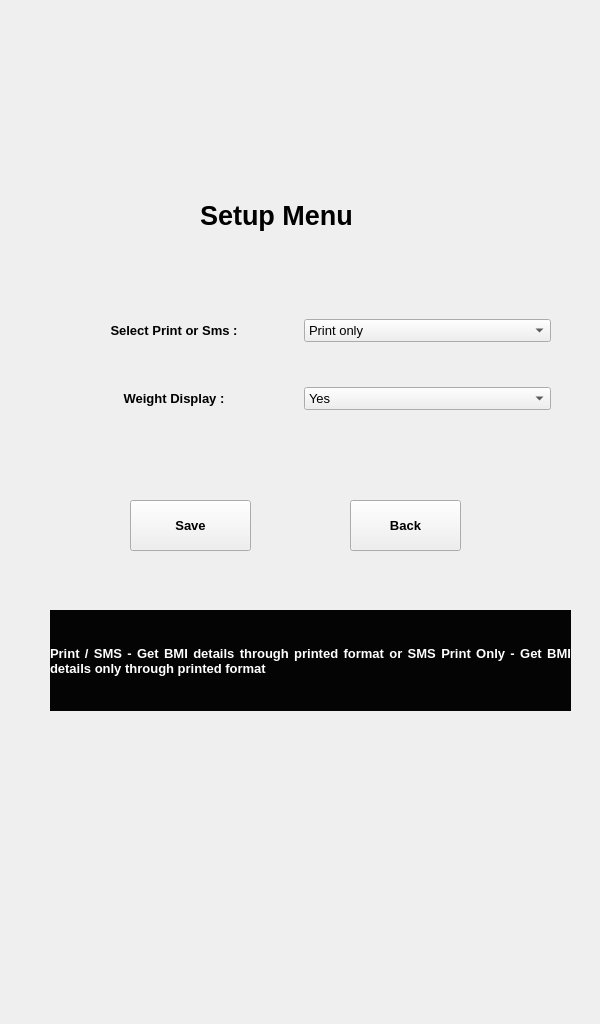
<?xml version="1.0" encoding="UTF-8"?>
<ui version="4.0">
 <class>MainWindow</class>
 <widget class="QMainWindow" name="MainWindow">
  <property name="geometry">
   <rect>
    <x>0</x>
    <y>0</y>
    <width>600</width>
    <height>1024</height>
   </rect>
  </property>
  <property name="windowTitle">
   <string>MainWindow</string>
  </property>
  <widget class="QWidget" name="centralwidget">
   <widget class="QPushButton" name="Save_bt">
    <property name="geometry">
     <rect>
      <x>130</x>
      <y>500</y>
      <width>121</width>
      <height>51</height>
     </rect>
    </property>
    <property name="font">
     <font>
      <pointsize>10</pointsize>
      <weight>75</weight>
      <bold>true</bold>
     </font>
    </property>
    <property name="text">
     <string>Save</string>
    </property>
   </widget>
   <widget class="QPushButton" name="Back_bt">
    <property name="geometry">
     <rect>
      <x>350</x>
      <y>500</y>
      <width>111</width>
      <height>51</height>
     </rect>
    </property>
    <property name="font">
     <font>
      <pointsize>10</pointsize>
      <weight>75</weight>
      <bold>true</bold>
     </font>
    </property>
    <property name="text">
     <string>Back</string>
    </property>
   </widget>
   <widget class="QLabel" name="label_4">
    <property name="geometry">
     <rect>
      <x>200</x>
      <y>180</y>
      <width>201</width>
      <height>71</height>
     </rect>
    </property>
    <property name="font">
     <font>
      <family>Nirmala UI</family>
      <pointsize>20</pointsize>
      <weight>75</weight>
      <bold>true</bold>
     </font>
    </property>
    <property name="text">
     <string>Setup Menu</string>
    </property>
   </widget>
   <widget class="QWidget" name="gridLayoutWidget">
    <property name="geometry">
     <rect>
      <x>50</x>
      <y>280</y>
      <width>501</width>
      <height>171</height>
     </rect>
    </property>
    <layout class="QGridLayout" name="gridLayout">
     <item row="0" column="0">
      <widget class="QLabel" name="label_2">
       <property name="font">
        <font>
         <pointsize>10</pointsize>
         <weight>75</weight>
         <bold>true</bold>
        </font>
       </property>
       <property name="text">
        <string>Select Print or Sms :</string>
       </property>
       <property name="alignment">
        <set>Qt::AlignCenter</set>
       </property>
       <property name="wordWrap">
        <bool>true</bool>
       </property>
      </widget>
     </item>
     <item row="0" column="1">
      <widget class="QComboBox" name="Pos_cb">
       <property name="font">
        <font>
         <pointsize>10</pointsize>
        </font>
       </property>
       <item>
        <property name="text">
         <string>Print only</string>
        </property>
       </item>
       <item>
        <property name="text">
         <string>Print / SMS</string>
        </property>
       </item>
      </widget>
     </item>
     <item row="1" column="0">
      <widget class="QLabel" name="label_3">
       <property name="font">
        <font>
         <pointsize>10</pointsize>
         <weight>75</weight>
         <bold>true</bold>
        </font>
       </property>
       <property name="text">
        <string>Weight Display :</string>
       </property>
       <property name="alignment">
        <set>Qt::AlignCenter</set>
       </property>
      </widget>
     </item>
     <item row="1" column="1">
      <widget class="QComboBox" name="Wd_cb">
       <property name="font">
        <font>
         <pointsize>10</pointsize>
        </font>
       </property>
       <item>
        <property name="text">
         <string>Yes</string>
        </property>
       </item>
       <item>
        <property name="text">
         <string>No</string>
        </property>
       </item>
      </widget>
     </item>
    </layout>
   </widget>
   <widget class="QLabel" name="label_5">
    <property name="geometry">
     <rect>
      <x>50</x>
      <y>610</y>
      <width>521</width>
      <height>101</height>
     </rect>
    </property>
    <property name="font">
     <font>
      <pointsize>10</pointsize>
      <weight>75</weight>
      <bold>true</bold>
     </font>
    </property>
    <property name="styleSheet">
     <string notr="true">color: rgb(255, 255, 255);
background-color: rgb(4, 4, 4);</string>
    </property>
    <property name="text">
     <string>Print / SMS - Get BMI details through printed format or SMS Print Only - Get BMI details only through printed format</string>
    </property>
    <property name="alignment">
     <set>Qt::AlignJustify|Qt::AlignVCenter</set>
    </property>
    <property name="wordWrap">
     <bool>true</bool>
    </property>
   </widget>
   <widget class="QLabel" name="label">
    <property name="geometry">
     <rect>
      <x>0</x>
      <y>0</y>
      <width>600</width>
      <height>1024</height>
     </rect>
    </property>
    <property name="text">
     <string/>
    </property>
    <property name="pixmap">
     <pixmap>../designs/screens/English/Setup_480-x-800.jpg</pixmap>
    </property>
    <property name="scaledContents">
     <bool>true</bool>
    </property>
   </widget>
   <zorder>label</zorder>
   <zorder>Save_bt</zorder>
   <zorder>Back_bt</zorder>
   <zorder>label_4</zorder>
   <zorder>gridLayoutWidget</zorder>
   <zorder>label_5</zorder>
  </widget>
 </widget>
 <resources/>
 <connections/>
</ui>
